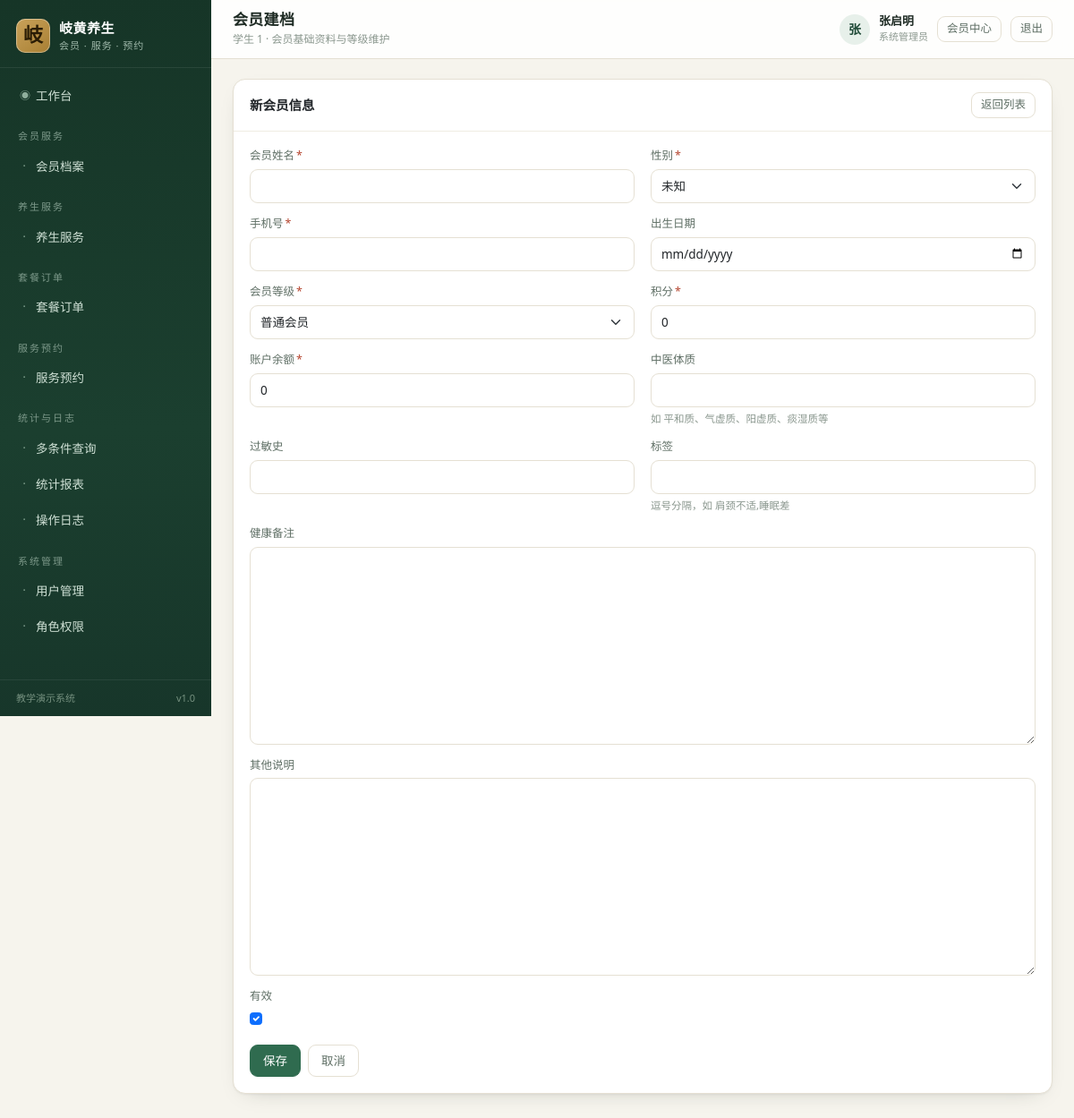
Page /accounts/members/create/ (signed in) on the committed database.
### core/models.py (models this page shows, shortened)
class Menu(models.Model):
    GROUP_CHOICES = [
        ("member", "会员服务"),
        ("service", "养生服务"),
        ("order", "套餐订单"),
        ("appointment", "服务预约"),
        ("report", "统计与日志"),
        ("system", "系统管理"),
    ]
    code = models.CharField("菜单编码", max_length=50, unique=True)
    name = models.CharField("菜单名称", max_length=50)
    url_name = models.CharField("路由名称", max_length=80)
    perm_codename = models.CharField("所需权限", max_length=100, blank=True,
                                     help_text="如 services.view_healthservice，留空表示登录即可访问")
    icon = models.CharField("图标", max_length=40, default="bi-circle")
    role_scope = models.CharField(
        "适用角色", max_length=120, blank=True,
        help_text="逗号分隔的角色编码（如 member,therapist），留空表示全部角色",
    )
    group = models.CharField("分组", max_length=20, choices=GROUP_CHOICES, default="service")
    sort_order = models.IntegerField("排序", default=0)
    is_active = models.BooleanField("启用", default=True)
    class Meta:
        verbose_name = "系统菜单"
        verbose_name_plural = "系统菜单"
        ordering = ["group", "sort_order", "id"]

### accounts/models.py (models this page shows, shortened)
class User(AbstractUser):
    ROLE_CHOICES = [
        ("admin", "系统管理员"),
        ("service_manager", "服务主管"),
        ("order_clerk", "订单专员"),
        ("therapist", "健康顾问"),
        ("reporter", "报表专员"),
        ("member", "会员"),
    ]
    ROLE_GROUP_MAP = {
        "admin": "系统管理员",
        "service_manager": "服务主管",
        "order_clerk": "订单专员",
        "therapist": "健康顾问",
        "reporter": "报表专员",
        "member": "会员",
    }
    role = models.CharField("角色", max_length=30, choices=ROLE_CHOICES, default="member")
    display_name = models.CharField("姓名", max_length=30, blank=True)
    phone = models.CharField("联系电话", max_length=20, blank=True)
    last_login_ip = models.CharField("最近登录IP", max_length=45, blank=True)
    class Meta:
        verbose_name = "系统用户"
        verbose_name_plural = "系统用户"
        ordering = ["-date_joined"]
    @property
    def is_member(self):
        return self.role == "member"

### accounts/views.py (the view, shortened to what this page needs)
# urls.py: path("members/create/", views.MemberCreateView.as_view(), name="member_create"),
class MemberCreateView(PermRequiredMixin, CreateView):
    model = Member
    form_class = MemberForm
    template_name = "accounts/member_form.html"
    permission_required = "accounts.add_member"
    success_url = reverse_lazy("accounts:member_list")

### accounts/forms.py (shortened to what this page needs)
class MemberForm(StyledFormMixin, forms.ModelForm):
    class Meta:
        model = Member
        fields = ["name", "gender", "birthday", "phone", "level", "points", "balance",
                  "constitution", "health_notes", "allergy", "tags", "is_active", "remark"]
    def __init__(self, *args, **kwargs):
        super().__init__(*args, **kwargs)
        self.apply_style()

### accounts/forms.py (called while the page is built)
    def apply_style(self):
        for name, field in self.fields.items():
            widget = field.widget
            css = "form-control"
            if isinstance(widget, forms.CheckboxInput):
                css = "form-check-input"
            elif isinstance(widget, (forms.Select, forms.SelectMultiple)):
                css = "form-select"
            elif isinstance(widget, forms.Textarea):
                widget.attrs.setdefault("rows", 3)
            existing = widget.attrs.get("class", "")
            widget.attrs["class"] = f"{existing} {css}".strip()
            if isinstance(widget, forms.DateInput):
                widget.input_type = "date"
            if field.required and not isinstance(widget, forms.CheckboxInput):
                widget.attrs.setdefault("required", "required")

### core/context_processors.py (called while the page is built)
def navigation(request):
    user = getattr(request, "user", None)
    if user is None or not user.is_authenticated:
        return {"nav_groups": [], "nav_menus": []}
    role = getattr(user, "role", "")
    menus = []
    for menu in Menu.objects.filter(is_active=True):
        if menu.role_scope and role not in [r.strip() for r in menu.role_scope.split(",") if r.strip()]:
            continue
        if not menu.perm_codename or user.has_perm(menu.perm_codename):
            menus.append(menu)
    group_labels = dict(Menu.GROUP_CHOICES)
    groups = []
    for code, label in Menu.GROUP_CHOICES:
        items = [m for m in menus if m.group == code]
        if items:
            groups.append({"code": code, "label": group_labels.get(code, label), "items": items})
    return {"nav_groups": groups, "nav_menus": menus}

### core/templatetags/ui_tags.py (called while the page is built)
@register.simple_tag(takes_context=True)
def active_nav(context, url_name):
    request = context.get("request")
    if not request:
        return ""
    resolver = getattr(request, "resolver_match", None)
    if not resolver:
        return ""
    current = resolver.view_name or ""
    return "active" if current == url_name or current.startswith(url_name + "_") else ""

### templates/accounts/member_form.html (shortened to what this page needs)
{% extends "base.html" %}
{% block page_title %}{% if object %}编辑会员 · {{ object.name }}{% else %}会员建档{% endif %}{% endblock %}
{% block breadcrumb %}<div class="crumb">学生 1 · 会员基础资料与等级维护</div>{% endblock %}
{% block content %}
<div class="card">
  <div class="card-head">
    <h2>{% if object %}会员资料{% else %}新会员信息{% endif %}</h2>
    <a class="btn btn-sm btn-outline-secondary" href="{% url 'accounts:member_list' %}">返回列表</a>
  </div>
  <div class="card-body">
    <form method="post" novalidate>
      <div class="form-grid">
        {% include "partials/form_field.html" with field=form.name %}
        {% include "partials/form_field.html" with field=form.gender %}
        {% include "partials/form_field.html" with field=form.phone %}
        {% include "partials/form_field.html" with field=form.birthday %}
        {% include "partials/form_field.html" with field=form.level %}
        {% include "partials/form_field.html" with field=form.points %}
        {% include "partials/form_field.html" with field=form.balance %}
        {% include "partials/form_field.html" with field=form.constitution %}
        {% include "partials/form_field.html" with field=form.allergy %}
        {% include "partials/form_field.html" with field=form.tags %}
        {% include "partials/form_field.html" with field=form.health_notes wide=True %}
        {% include "partials/form_field.html" with field=form.remark wide=True %}
        {% include "partials/form_field.html" with field=form.is_active %}
      </div>
      <div style="margin-top:18px;display:flex;gap:8px">
        <button class="btn btn-primary" type="submit">保存</button>
        <a class="btn btn-outline-secondary" href="{% url 'accounts:member_list' %}">取消</a>
      </div>
    </form>
  </div>
</div>
{% endblock %}

### templates/base.html (shortened to what this page needs)
{% load static ui_tags %}<!DOCTYPE html>
<html lang="zh-CN">
<head>
  <link rel="stylesheet" href="{% static 'vendor/bootstrap.min.css' %}">
  <link rel="stylesheet" href="{% static 'css/app.css' %}">
</head>
<body>
<div class="layout">
  <aside class="sidebar" id="sidebar">
    <a class="brand" href="{% url 'dashboard' %}">
      <span class="brand-mark">岐</span>
      <span class="brand-text">
        <strong>岐黄养生</strong>
        <small>会员 · 服务 · 预约</small>
      </span>
    </a>
    <nav class="nav-list">
      {% if not user.is_member %}
      <a class="nav-item {% active_nav 'dashboard' %}" href="{% url 'dashboard' %}">
        <span class="nav-icon">◉</span> 工作台
      </a>
      {% endif %}
      {% for group in nav_groups %}
        <div class="nav-group">{{ group.label }}</div>
        {% for menu in group.items %}
          <a class="nav-item {% active_nav menu.url_name %}" href="{% url menu.url_name %}">
            <span class="nav-icon">·</span> {{ menu.name }}
          </a>
        {% endfor %}
      {% endfor %}
    </nav>
    <div class="sidebar-foot">
      <span>教学演示系统</span>
      <span class="ver">v1.0</span>
    </div>
  </aside>
  <div class="main">
    <header class="topbar">
      <div class="page-heading">
        <h1>{% block page_title %}工作台{% endblock %}</h1>
        {% block breadcrumb %}{% endblock %}
      </div>
      <div class="user-box">
        <span class="avatar">{{ user.display_name|default:user.username|slice:":1" }}</span>
        <span class="user-meta">
          <strong>{{ user.display_name|default:user.username }}</strong>
          <small>{{ user.get_role_display }}</small>
        </span>
        <a class="btn btn-sm btn-outline-secondary" href="{% url 'accounts:profile' %}">会员中心</a>
        <form method="post" action="{% url 'accounts:logout' %}" class="d-inline">
          <button class="btn btn-sm btn-outline-secondary" type="submit">退出</button>
        </form>
      </div>
    </header>
    <main class="content">
      {% block content %}{% endblock %}
    </main>
  </div>
</div>
</body>
</html>

### static/css/app.css (style rules this page uses)
:root { --ink: #1d2a23; --ink-soft: #5f6f65; --ink-mute: #8a978e; --brand: #2f6b4f; --brand-dark: #1f4a37; --brand-deep: #163527; --brand-soft: #e7f0ea; --accent: #b5452f; --accent-soft: #fbece7; --gold: #b7852f; --bg: #f6f4ed; --card: #ffffff; --line: #e5e0d3; --line-soft: #efece2; --shadow: 0 1px 2px rgba(31, 42, 35, .05), 0 8px 24px -16px rgba(31, 42, 35, .35); --radius: 14px; }
* { box-sizing: border-box; }
body { margin: 0; font-family: "PingFang SC", "Microsoft YaHei", "Hiragino Sans GB", "Source Han Sans SC", system-ui, sans-serif; background: var(--bg); color: var(--ink); font-size: 14px; -webkit-font-smoothing: antialiased; }
a { color: var(--brand); text-decoration: none; }
.layout { display: flex; min-height: 100vh; }
.sidebar { width: 236px; flex: 0 0 236px; background: linear-gradient(178deg, var(--brand-deep) 0%, #1b3f2f 60%, #17362a 100%); color: #dfe9e2; display: flex; flex-direction: column; position: sticky; top: 0; height: 100vh; z-index: 30; }
.brand { display: flex; align-items: center; gap: 10px; padding: 20px 18px 16px; color: #fff; border-bottom: 1px solid rgba(255, 255, 255, .08); }
.brand-mark { width: 38px; height: 38px; display: grid; place-items: center; border-radius: 10px; background: linear-gradient(140deg, #c9a25a, #a87f33); color: #2a1c05; font-family: "STKaiti", "KaiTi", serif; font-size: 22px; font-weight: 700; box-shadow: inset 0 0 0 1px rgba(255, 255, 255, .35); }
.brand-text strong { display: block; font-size: 15px; letter-spacing: .5px; }
.brand-text small { display: block; font-size: 11px; color: #9fb8aa; letter-spacing: 1px; }
.nav-list { padding: 12px 10px; overflow-y: auto; flex: 1; scrollbar-width: thin; }
.nav-group { font-size: 11px; color: #7d998a; letter-spacing: 2px; padding: 16px 10px 6px; }
.nav-item { display: flex; align-items: center; gap: 8px; padding: 9px 12px; border-radius: 9px; color: #cfe0d5; font-size: 13.5px; transition: background .15s, color .15s; margin-bottom: 2px; }
.nav-icon { color: #8fae9c; font-size: 12px; width: 10px; text-align: center; }
.sidebar-foot { padding: 12px 18px; font-size: 11px; color: #75907f; border-top: 1px solid rgba(255, 255, 255, .07); display: flex; justify-content: space-between; }
.main { flex: 1; min-width: 0; display: flex; flex-direction: column; }
.topbar { height: 66px; background: rgba(255, 255, 255, .85); backdrop-filter: blur(8px); border-bottom: 1px solid var(--line); display: flex; align-items: center; gap: 14px; padding: 0 24px; position: sticky; top: 0; z-index: 20; }
.page-heading { flex: 1; min-width: 0; }
.page-heading h1 { font-size: 17px; margin: 0; font-weight: 650; letter-spacing: .3px; }
.page-heading .crumb { font-size: 12px; color: var(--ink-mute); margin-top: 2px; }
.user-box { display: flex; align-items: center; gap: 10px; }
.avatar { width: 34px; height: 34px; border-radius: 50%; background: var(--brand-soft); color: var(--brand-dark); display: grid; place-items: center; font-weight: 700; }
.user-meta { line-height: 1.2; }
.user-meta strong { display: block; font-size: 13px; }
.user-meta small { color: var(--ink-mute); font-size: 11px; }
.content { padding: 22px 24px 40px; flex: 1; }
.card { background: var(--card); border: 1px solid var(--line); border-radius: var(--radius); box-shadow: var(--shadow); margin-bottom: 18px; overflow: hidden; }
.card-head { display: flex; align-items: center; justify-content: space-between; gap: 12px; padding: 14px 18px; border-bottom: 1px solid var(--line-soft); }
.card-head h2 { font-size: 14.5px; margin: 0; font-weight: 650; }
.card-body { padding: 18px; }
.form-grid { display: grid; grid-template-columns: repeat(2, minmax(0, 1fr)); gap: 14px 18px; }
.form-control, .form-select { border-color: var(--line); border-radius: 9px; font-size: 13.5px; padding: 8px 11px; background-color: #fff; }
.btn { border-radius: 9px; font-size: 13.5px; padding: 7px 14px; font-weight: 500; }
.btn-primary { background: var(--brand); border-color: var(--brand); }
.btn-outline-secondary { color: var(--ink-soft); border-color: var(--line); }
.btn-sm { padding: 4px 10px; font-size: 12.5px; }

### rows in the picture
Menu: name "会员档案"
Menu: name "养生服务"
Menu: name "套餐订单"
Menu: name "服务预约"
Menu: name "多条件查询"
Menu: name "统计报表"
Menu: name "操作日志"
Menu: name "用户管理"
Menu: name "角色权限"
User: display_name "张", display_name "张启明", role "系统管理员"

### other values in the picture
{{ group.label }} "会员服务" "养生服务" "套餐订单" "服务预约" "统计与日志" "系统管理"
{{ field.label }} "会员姓名 性别 手机号 出生日期 会员等级 积分 账户余额 中医体质 过敏史 标签 健康备注 其他说明 有效"
{{ field.help_text }} "如 平和质、气虚质、阳虚质、痰湿质等 逗号分隔，如 肩颈不适,睡眠差"
